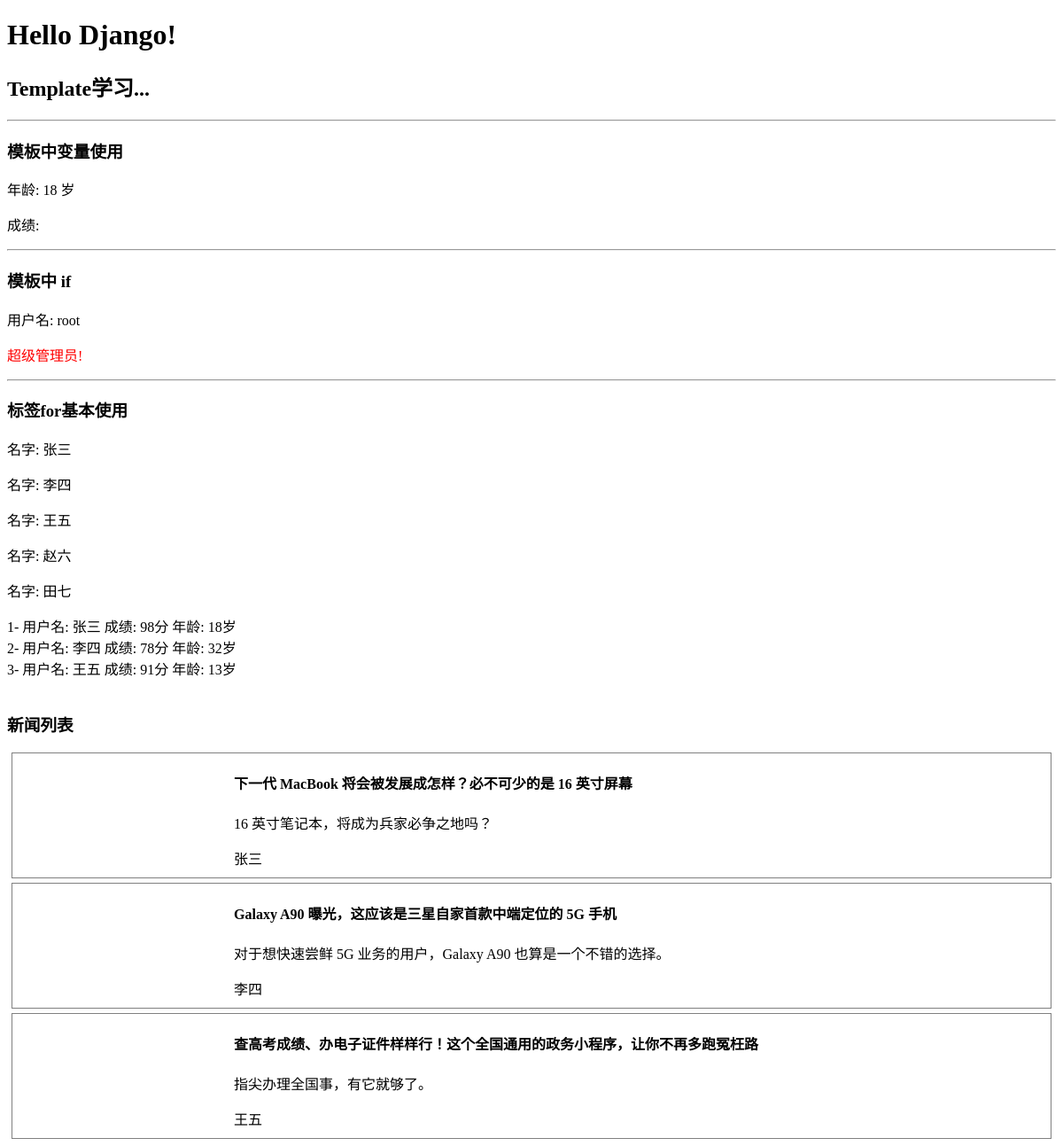
The page /mt/ on the database its author committed.
### mt/models.py (models this page shows)
class News(models.Model):
    img = models.CharField(max_length=255)
    title = models.CharField(max_length=255)
    detail = models.CharField(max_length=255)
    username = models.CharField(max_length=100)

### mt/views.py (the view)
def index(request):
    username = 'root'
    age = 18
    names = [
        '张三',
        '李四',
        '王五',
        '赵六',
        '田七'
    ]
    user_list = [
        {
            'username':'张三',
            'score': 98,
            'age': 18
        },
        {
            'username': '李四',
            'score': 78,
            'age': 32
        },
        {
            'username': '王五',
            'score': 91,
            'age': 13
        },
    ]
    news_list = News.objects.all()
    context = {
        'name': username,
        'age': age,
        'names':names,
        'user_list': user_list,
        'news_list':news_list
    }
    return render(request, 'index.html', context=context)

### templates/index.html (shortened to what this page needs)
<!DOCTYPE html>
<html lang="en">
<head>
</head>
<body>
<h1>Hello Django!</h1>
<h2>Template学习...</h2>
<hr>
<h3> 模板中变量使用 </h3>
<p>
    年龄: {{ age }} 岁
</p>
<p>
    成绩: {{ math }}
</p>
<hr>
<h3> 模板中 if </h3>
{% if name %}
    <p>
        用户名: {{ name }}
    </p>
{% else %}
    <p>
        <a href="#">登录</a>
        <a href="#">注册</a>
    </p>
{% endif %}
{% if name == 'root' %}
    <p style="color: red;">
        超级管理员!
    </p>
{% elif name %}
    <p>
        用户名: {{ name }}
    </p>
{% else %}
    <p>
        用户未登录! 请
        <a href="#">登录</a>
        <a href="#">注册</a>
    </p>
{% endif %}
<hr>
<h3>标签for基本使用</h3>
{% for item in names %}
    <p>
        名字: {{ item }}
    </p>
{% endfor %}
{% for user in user_list %}
    <div>
        <span>{{ forloop.counter }}-</span>
        <span>用户名: {{ user.username }}</span>
        <span>成绩: {{ user.score }}分</span>
        <span>年龄: {{ user.age }}岁</span>
    </div>
{% empty %}
    <p>
        提示: 用户列表是空的!
    </p>
{% endfor %}
<br>
<h3>新闻列表</h3>
{% for news in news_list %}
    <div class="news">
        <div class="news-img">
        </div>
        <div class="news-main">
            <h4>{{ news.title }}</h4>
            <p>{{ news.detail }}</p>
            <span>{{ news.username }}</span>
        </div>
    </div>
{% endfor %}
</body>
</html>

### templates/index.html (style rules this page uses)
.news { border:1px solid gray; height: 140px; margin:5px; }
.news .news-img { float: left; width: 240px; height: 100%; margin-right:10px; }
.news .news-main { float: left; }

### rows shown on the page
News: title "下一代 MacBook 将会被发展成怎样？必不可少的是 16 英寸屏幕", detail "16 英寸笔记本，将成为兵家必争之地吗？", username "张三"
News: title "Galaxy A90 曝光，这应该是三星自家首款中端定位的 5G 手机", detail "对于想快速尝鲜 5G 业务的用户，Galaxy A90 也算是一个不错的选择。", username "李四"
News: title "查高考成绩、办电子证件样样行！这个全国通用的政务小程序，让你不再多跑冤枉路", detail "指尖办理全国事，有它就够了。", username "王五"

### other values the page prints
{{ age }} "18"
{{ name }} "root"
{{ item }} "张三" "李四" "王五" "赵六" "田七"
{{ user.username }} "张三" "李四" "王五"
{{ user.score }} "98" "78" "91"
{{ user.age }} "18" "32" "13"
